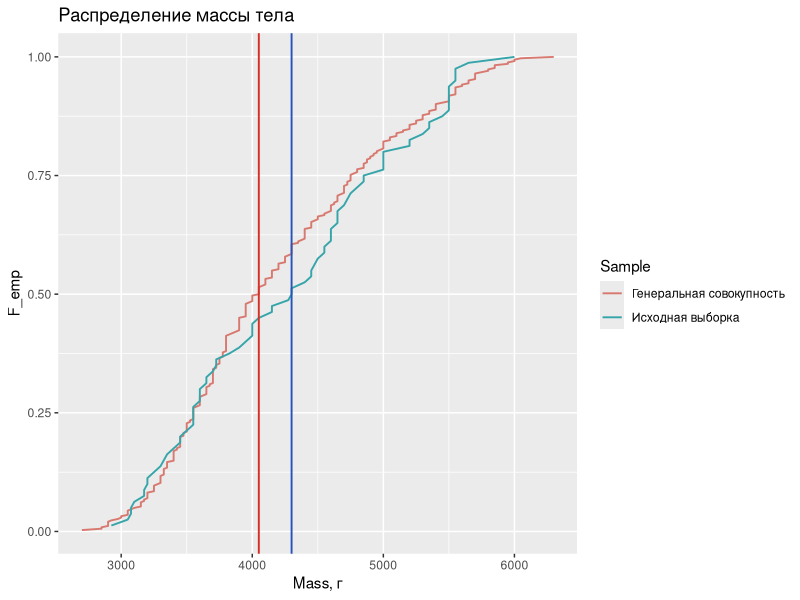
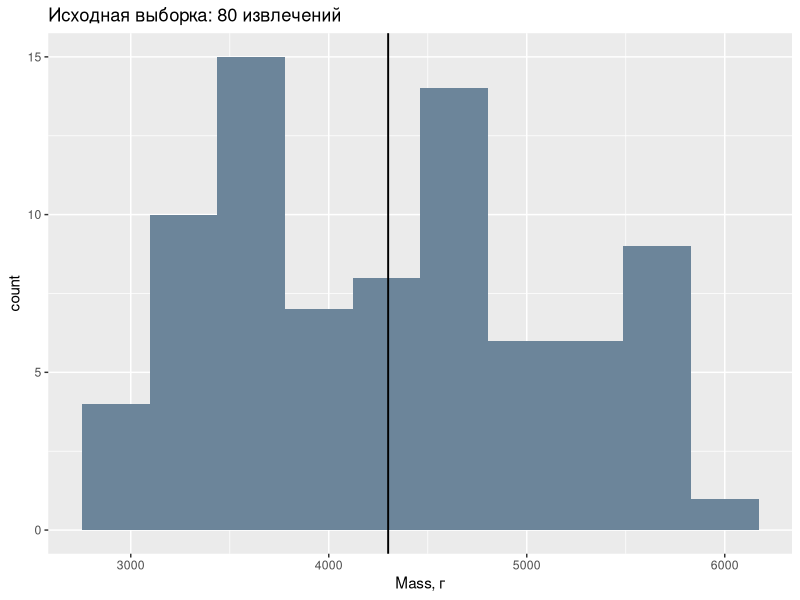
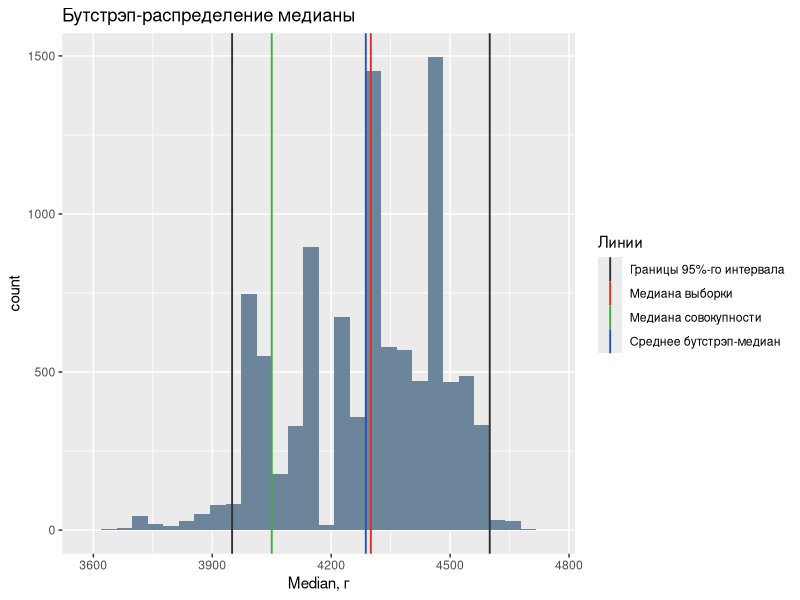
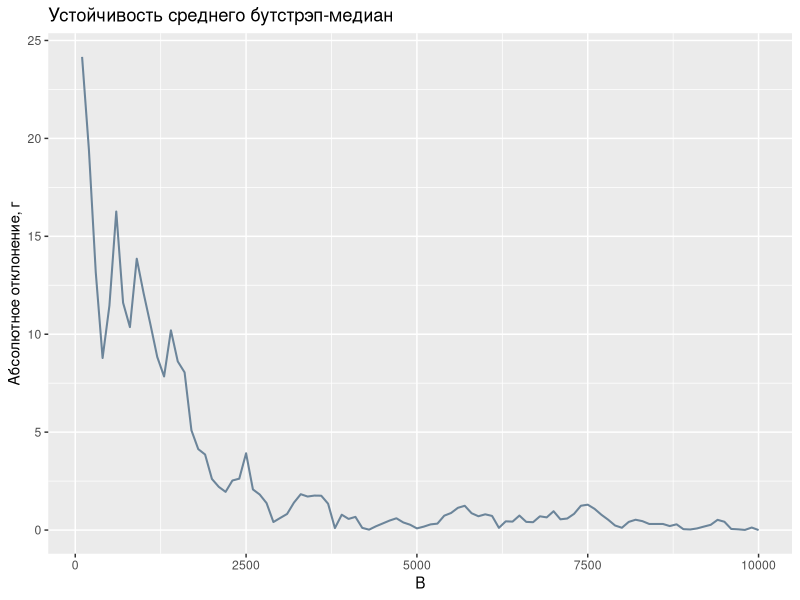
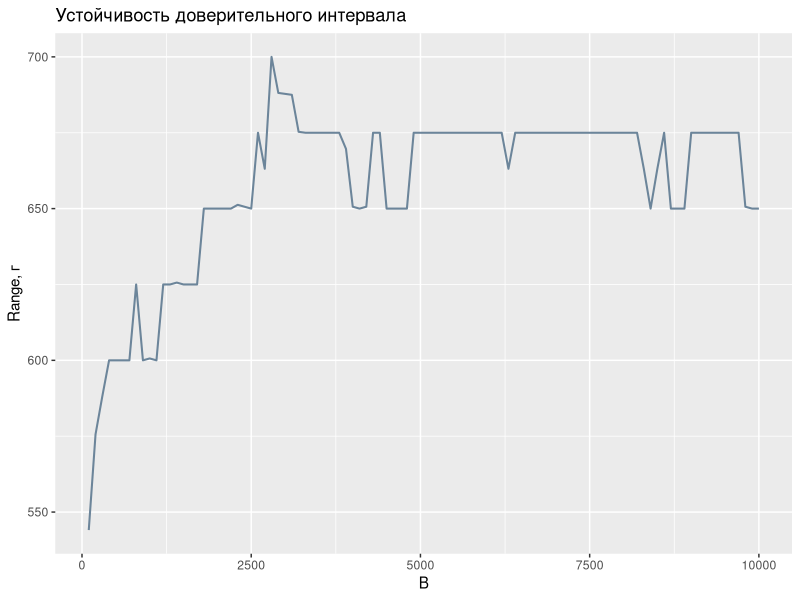
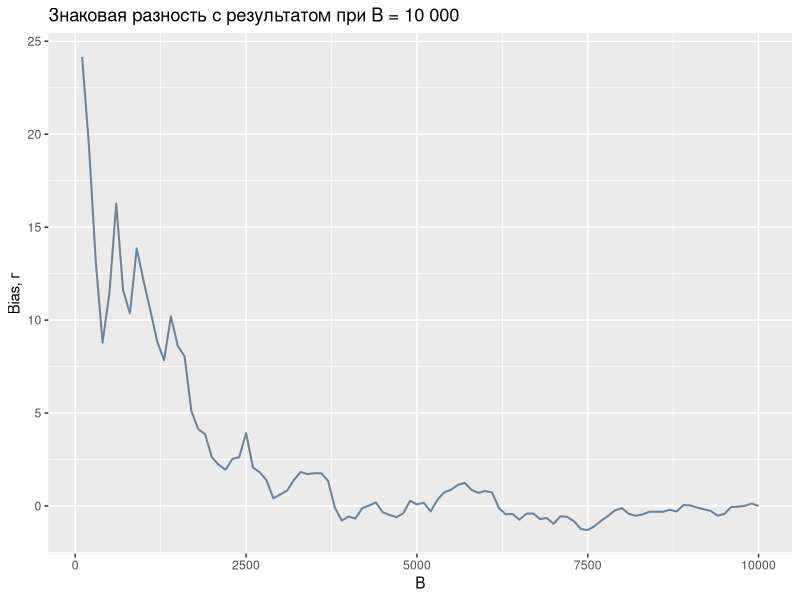

Reproduce these figures in R, in order.
## ---- chunk 1
knitr::opts_chunk$set(echo = TRUE, message = FALSE, warning = TRUE,
                      fig.width = 10, fig.height = 6.3, dpi = 150,
                      dev = "png", dev.args = list(type = "cairo"))
options(scipen = 20)
## ---- chunk 2
# При первом использовании установить пакеты:
# install.packages(c("palmerpenguins", "ggplot2", "knitr", "rmarkdown"))
library(palmerpenguins)
library(ggplot2)

population <- as.data.frame(
  penguins[!is.na(penguins$body_mass_g), c("species", "body_mass_g")]
)
rownames(population) <- NULL

# Явно фиксируем стандартные алгоритмы современных версий R.
RNGkind(kind = "Mersenne-Twister", normal.kind = "Inversion",
        sample.kind = "Rejection")
set.seed(2026)
sample_idx <- sample.int(342, size = 80, replace = TRUE)
initial_sample <- population[sample_idx, , drop = FALSE]

pop_mass <- population$body_mass_g
sample_mass <- initial_sample$body_mass_g
med_population <- median(pop_mass)
med_sample <- median(sample_mass)

stopifnot(nrow(population) == 342L, nrow(initial_sample) == 80L,
          !anyNA(sample_mass))

format_number <- function(x) {
  format(x, digits = 10, trim = TRUE, scientific = FALSE)
}
knitr::kable(data.frame(
  Показатель = c("Объем совокупности", "Объем исходной выборки",
                "Медиана совокупности, г", "Медиана исходной выборки, г"),
  Значение = c(length(pop_mass), length(sample_mass),
              med_population, med_sample)
), row.names = FALSE)
## ---- chunk 3
cdf_data <- rbind(
  data.frame(Mass = sort(pop_mass),
             F_emp = seq_along(pop_mass) / length(pop_mass),
             Sample = "Генеральная совокупность"),
  data.frame(Mass = sort(sample_mass),
             F_emp = seq_along(sample_mass) / length(sample_mass),
             Sample = "Исходная выборка")
)

# Сортируются только копии масс для рисунка; исходные таблицы не меняются.
ggplot(cdf_data, aes(x = Mass, y = F_emp, color = Sample)) +
  geom_line(linewidth = 0.65) +
  geom_vline(xintercept = med_population, color = "#d73027", linewidth = 0.65) +
  geom_vline(xintercept = med_sample, color = "#2853b9", linewidth = 0.65) +
  scale_color_manual(values = c("Генеральная совокупность" = "#d87970",
                                "Исходная выборка" = "#36a5aa")) +
  labs(title = "Распределение массы тела", x = "Mass, г", y = "F_emp",
       color = "Sample")
## ---- chunk 4
sample_width <- diff(range(sample_mass)) / (10 - 1)
sample_breaks <- seq(min(sample_mass) - sample_width / 2,
                     max(sample_mass) + sample_width / 2, length.out = 11)
bar_color <- "#6c859a"

ggplot(data.frame(Mass = sample_mass), aes(x = Mass)) +
  geom_histogram(breaks = sample_breaks, fill = bar_color) +
  geom_vline(xintercept = med_sample, linewidth = 0.65) +
  labs(title = "Исходная выборка: 80 извлечений", x = "Mass, г", y = "count")
## ---- chunk 5
B_max <- 10000L
boot_medians <- numeric(B_max)

set.seed(2027)
for (i in seq_len(B_max)) {
  boot_idx <- sample.int(80, size = 80, replace = TRUE)
  bootstrap_sample <- initial_sample[boot_idx, , drop = FALSE]
  boot_medians[i] <- median(bootstrap_sample$body_mass_g)
}

stopifnot(length(boot_medians) == 10000L, all(is.finite(boot_medians)))
## ---- chunk 6
mean_boot <- mean(boot_medians)
se_boot <- sd(boot_medians)
bias_boot <- mean_boot - med_sample
ci_boot <- quantile(boot_medians, probs = c(0.025, 0.975),
                     type = 7, names = FALSE)
width_boot <- ci_boot[2] - ci_boot[1]
covered <- med_population >= ci_boot[1] && med_population <= ci_boot[2]

full_statistics <- data.frame(
  Показатель = c("Среднее бутстрэп-медиан, г", "Стандартная ошибка, г",
                "Бутстрэп-смещение, г", "Нижняя граница интервала, г",
                "Верхняя граница интервала, г", "Ширина интервала, г"),
  Значение = sapply(c(mean_boot, se_boot, bias_boot, ci_boot, width_boot),
                   format_number),
  check.names = FALSE
)
knitr::kable(full_statistics, row.names = FALSE)
## ---- chunk 7
boot_width <- diff(range(boot_medians)) / (30 - 1)
boot_breaks <- seq(min(boot_medians) - boot_width / 2,
                   max(boot_medians) + boot_width / 2, length.out = 31)
line_data <- data.frame(
  Value = c(ci_boot, med_sample, mean_boot, med_population),
  Role = c("Границы 95%-го интервала", "Границы 95%-го интервала",
           "Медиана выборки", "Среднее бутстрэп-медиан", "Медиана совокупности")
)

ggplot(data.frame(Median = boot_medians), aes(x = Median)) +
  geom_histogram(breaks = boot_breaks, fill = bar_color) +
  geom_vline(data = line_data, aes(xintercept = Value, color = Role),
             linewidth = 0.65) +
  scale_color_manual(values = c("Границы 95%-го интервала" = "#333333",
                                "Медиана выборки" = "#d73027",
                                "Среднее бутстрэп-медиан" = "#2853b9",
                                "Медиана совокупности" = "#44ad45")) +
  labs(title = "Бутстрэп-распределение медианы", x = "Median, г", y = "count",
       color = "Линии")
## ---- chunk 8
B_values <- seq(100L, B_max, by = 100L)
result_grid <- data.frame(
  B = B_values, Mean = NA_real_, Deviation = NA_real_, SE = NA_real_,
  Lower = NA_real_, Upper = NA_real_, Width = NA_real_, Signed = NA_real_
)

for (j in seq_along(B_values)) {
  b <- B_values[j]
  prefix <- boot_medians[seq_len(b)]
  average <- mean(prefix)
  bounds <- quantile(prefix, c(0.025, 0.975), type = 7, names = FALSE)
  result_grid$Mean[j] <- average
  result_grid$Deviation[j] <- abs(average - mean_boot)
  result_grid$SE[j] <- sd(prefix)
  result_grid$Lower[j] <- bounds[1]
  result_grid$Upper[j] <- bounds[2]
  result_grid$Width[j] <- bounds[2] - bounds[1]
  result_grid$Signed[j] <- average - mean_boot
}
## ---- chunk 9
ggplot(result_grid, aes(x = B, y = Deviation)) +
  geom_line(color = bar_color, linewidth = 0.7) +
  labs(title = "Устойчивость среднего бутстрэп-медиан", x = "B",
       y = "Абсолютное отклонение, г")
## ---- chunk 10
ggplot(result_grid, aes(x = B, y = Width)) +
  geom_line(color = bar_color, linewidth = 0.7) +
  labs(title = "Устойчивость доверительного интервала", x = "B", y = "Range, г")
## ---- chunk 11
B_control <- c(100, 1000, 2000, 5000, 10000)
control <- result_grid[result_grid$B %in% B_control, ]
summary_table <- data.frame(
  Показатель = c("Средняя бутстрэп-медиан, г", "Отклонение от B = 10 000, г",
                "Стандартная ошибка, г", "Нижняя граница интервала, г",
                "Верхняя граница интервала, г", "Ширина интервала, г"),
  check.names = FALSE
)
for (j in seq_len(nrow(control))) {
  values <- c(control$Mean[j], control$Deviation[j], control$SE[j],
              control$Lower[j], control$Upper[j], control$Width[j])
  summary_table[[as.character(control$B[j])]] <-
    sapply(values, format_number)
}
knitr::kable(summary_table, row.names = FALSE)
## ---- chunk 12
output_dir <- "results_Markin"
dir.create(output_dir, showWarnings = FALSE, recursive = TRUE)
write.csv(data.frame(Repeat = seq_len(B_max), Median = boot_medians),
          file.path(output_dir, "bootstrap_medians.csv"), row.names = FALSE)
write.csv(result_grid, file.path(output_dir, "stability_all_B.csv"),
          row.names = FALSE)
write.csv(control, file.path(output_dir, "control_values.csv"), row.names = FALSE)
write.csv(data.frame(Draw = seq_len(80), Population_row = sample_idx,
                     initial_sample),
          file.path(output_dir, "initial_sample.csv"), row.names = FALSE)
## ---- chunk 13
ggplot(result_grid, aes(x = B, y = Signed)) +
  geom_line(color = bar_color, linewidth = 0.7) +
  labs(title = "Знаковая разность с результатом при B = 10 000",
       x = "B", y = "Bias, г")
